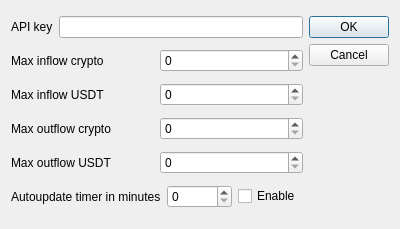
<?xml version="1.0" encoding="UTF-8"?>
<ui version="4.0">
 <class>Settings</class>
 <widget class="QDialog" name="Settings">
  <property name="geometry">
   <rect>
    <x>0</x>
    <y>0</y>
    <width>400</width>
    <height>229</height>
   </rect>
  </property>
  <property name="windowTitle">
   <string>Settings</string>
  </property>
  <property name="windowIcon">
   <iconset resource="resources.qrc">
    <normaloff>:/new/icon/w_black.png</normaloff>:/new/icon/w_black.png</iconset>
  </property>
  <layout class="QGridLayout" name="gridLayout">
   <item row="0" column="0">
    <layout class="QHBoxLayout" name="horizontalLayout">
     <item>
      <widget class="QLabel" name="label">
       <property name="text">
        <string>API key</string>
       </property>
      </widget>
     </item>
     <item>
      <widget class="QLineEdit" name="api_key"/>
     </item>
    </layout>
   </item>
   <item row="0" column="1" rowspan="2">
    <widget class="QDialogButtonBox" name="buttonBox">
     <property name="orientation">
      <enum>Qt::Vertical</enum>
     </property>
     <property name="standardButtons">
      <set>QDialogButtonBox::Cancel|QDialogButtonBox::Ok</set>
     </property>
    </widget>
   </item>
   <item row="1" column="0">
    <layout class="QHBoxLayout" name="horizontalLayout_2">
     <item>
      <widget class="QLabel" name="label_2">
       <property name="text">
        <string>Max inflow crypto</string>
       </property>
      </widget>
     </item>
     <item>
      <widget class="QSpinBox" name="inflow_crypt">
       <property name="maximum">
        <number>1900000000</number>
       </property>
      </widget>
     </item>
    </layout>
   </item>
   <item row="2" column="0">
    <layout class="QHBoxLayout" name="horizontalLayout_4">
     <item>
      <widget class="QLabel" name="label_4">
       <property name="text">
        <string>Max inflow USDT</string>
       </property>
      </widget>
     </item>
     <item>
      <widget class="QSpinBox" name="inflow_usdt">
       <property name="maximum">
        <number>1900000000</number>
       </property>
      </widget>
     </item>
    </layout>
   </item>
   <item row="3" column="0">
    <layout class="QHBoxLayout" name="horizontalLayout_3">
     <item>
      <widget class="QLabel" name="label_3">
       <property name="text">
        <string>Max outflow crypto</string>
       </property>
      </widget>
     </item>
     <item>
      <widget class="QSpinBox" name="outflow_crypt">
       <property name="maximum">
        <number>1900000000</number>
       </property>
      </widget>
     </item>
    </layout>
   </item>
   <item row="4" column="0">
    <layout class="QHBoxLayout" name="horizontalLayout_5">
     <item>
      <widget class="QLabel" name="label_5">
       <property name="text">
        <string>Max outflow USDT</string>
       </property>
      </widget>
     </item>
     <item>
      <widget class="QSpinBox" name="outflow_usdt">
       <property name="maximum">
        <number>1900000000</number>
       </property>
      </widget>
     </item>
    </layout>
   </item>
   <item row="5" column="0">
    <layout class="QHBoxLayout" name="horizontalLayout_6">
     <item>
      <widget class="QLabel" name="label_6">
       <property name="text">
        <string>Autoupdate timer in minutes</string>
       </property>
      </widget>
     </item>
     <item>
      <widget class="QSpinBox" name="timer_minutes"/>
     </item>
     <item>
      <widget class="QCheckBox" name="timer_enable">
       <property name="text">
        <string>Enable</string>
       </property>
      </widget>
     </item>
    </layout>
   </item>
  </layout>
 </widget>
 <resources>
  <include location="resources.qrc"/>
 </resources>
 <connections>
  <connection>
   <sender>buttonBox</sender>
   <signal>accepted()</signal>
   <receiver>Settings</receiver>
   <slot>accept()</slot>
   <hints>
    <hint type="sourcelabel">
     <x>248</x>
     <y>254</y>
    </hint>
    <hint type="destinationlabel">
     <x>157</x>
     <y>274</y>
    </hint>
   </hints>
  </connection>
  <connection>
   <sender>buttonBox</sender>
   <signal>rejected()</signal>
   <receiver>Settings</receiver>
   <slot>reject()</slot>
   <hints>
    <hint type="sourcelabel">
     <x>316</x>
     <y>260</y>
    </hint>
    <hint type="destinationlabel">
     <x>286</x>
     <y>274</y>
    </hint>
   </hints>
  </connection>
 </connections>
</ui>
